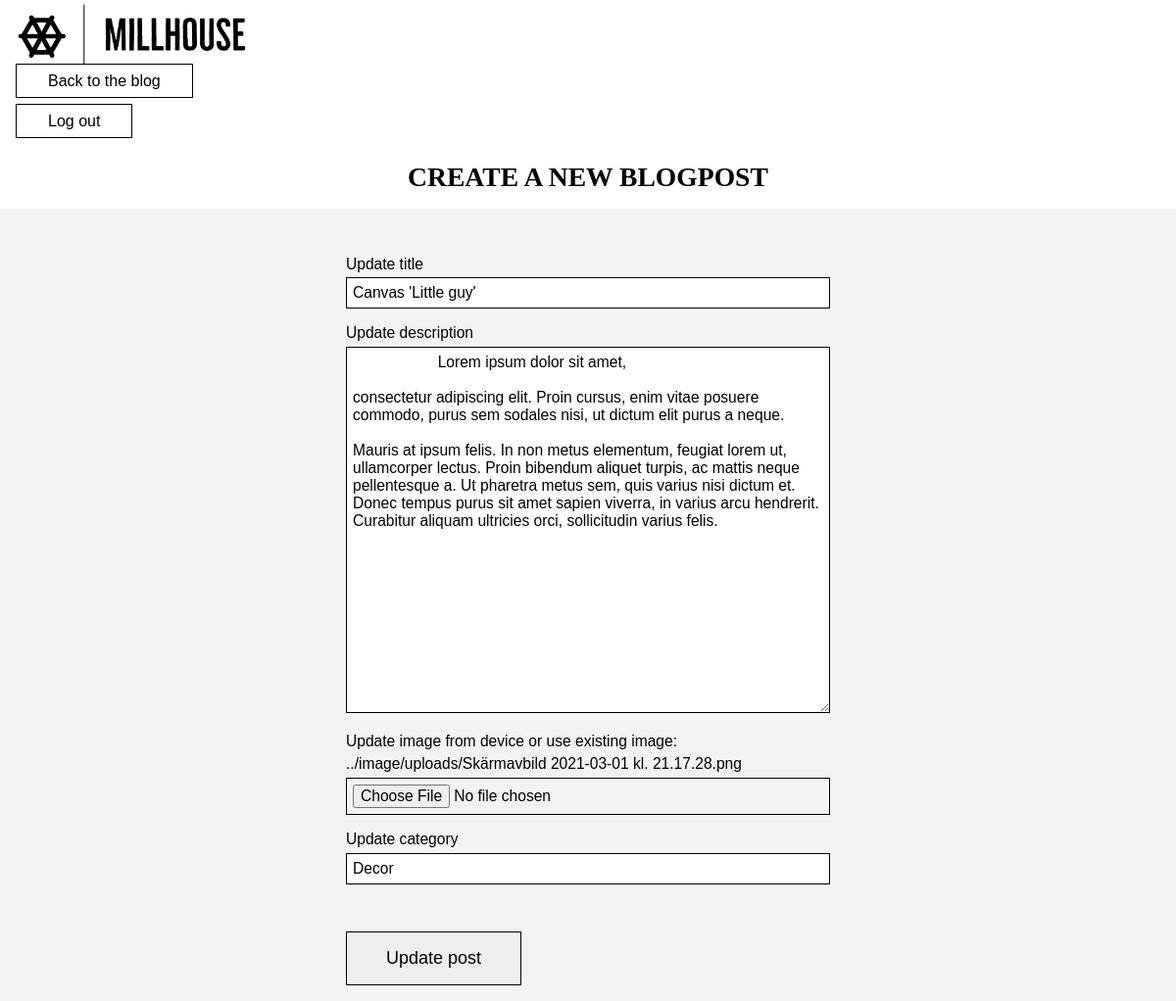
The app's page /views/editPost.php?id=14 (signed in) with its own data.
### tables this page shows
CREATE TABLE `posts` (
  `postID` int(11) NOT NULL,
  `title` varchar(35) NOT NULL,
  `description` varchar(2500) NOT NULL,
  `imageUrl` varchar(1000) NOT NULL,
  `category` varchar(25) NOT NULL,
  `date` date NOT NULL
);

### views/editPost.php (the view, shortened to what this page needs)
<!DOCTYPE html>
<html lang="en">
<head>
    <link rel = "stylesheet" type = "text/css" href = "../css/style.css" />
</head>
<body>
<?php
include '../includes/database_connection.php';
?>
<?php
$postID = $_GET['id'];
$sql3 = "SELECT * FROM posts WHERE postID=:postID";
$query3 = $pdo->prepare($sql3);
$query3->execute(array(':postID' => $postID));
while($row = $query3->fetch(PDO::FETCH_ASSOC))
{
    $title = $row['title'];
    $description = $row['description'];
    $imageUrl = $row['imageUrl'];
    $category = $row['category'];
}
?>
<div id ="header-logo"><img class = "header-logo-img-editcreate" src = "../image/logos/Millhouse-logos_black.png" alt="Logo Millhouse">
<a href="loggedin.php">Back to the blog</a>
<div class = "loggaut-knapp-create">
    <a href="logout.php">Log out</a>
</div>
</div>
<main>
<h4 class = "edit-post-title">Create a new blogpost</h4>
    <form name="form1" method="post" action="editPost.php" enctype="multipart/form-data">
    <div class ="editPost-container">
        <div class ="editPost-form">
                <div class = "title-input">
                    <p>Update title</p>
                    <input type="text" name="title" value="<?php echo $title;?>">
                </div>
                <div class = "description-input">
                    <p>Update description</p>
                    <textarea
                    cols="50" rows="20"
                    name="description"
                    value="<?php echo $description;?>">
                    <?php echo $description;?>
                    </textarea>
                </div>
                <div class = "image-upload">
                    <p>Update image from device or use existing image:</p>
                    <p><?php echo $imageUrl;?></p>
                    <input type="file" name="imageToUpload">
                </div>
                <div class = "category-input">
                    <p>Update category</p>
                    <input type="text" name="category" value="<?php echo $category;?>">
                </div>
                <div class ="submit-button">
                    <input type="submit" name="update" value="Update post">
                </div>
        </div>
    </div>
    </form>
</main>
</body>
</html>

### css/style.css (style rules this page uses)
* { margin: 0%; padding: 0%; }
body { font-family: "Trebuchet MS", "Lucida Sans Unicode", "Lucida Grande", "Lucida Sans", Arial, sans-serif; }
a:link, a:visited { text-decoration: none; color: black; border: black solid 1px; width: auto; height: auto; padding: 0.5rem 2rem; }
h4 { font-size: 1.5rem; text-transform: uppercase; text-align: center; font-family: Cambria, Cochin, Georgia, Times, "Times New Roman", serif; padding: 1rem 0rem; }
@media only screen and (min-width: 1200px) { h4 { font-size: 2vw; } }
p { padding-bottom: 0.3rem; }
@media only screen and (min-width: 1200px) { p { font-size: 1.3vw; } }
::placeholder { font-family: "Trebuchet MS", "Lucida Sans Unicode", "Lucida Grande", "Lucida Sans", Arial, sans-serif; }
@media only screen and (min-width: 1200px) { ::placeholder { font-size: 1.1vw; } }
#header-logo { min-width: 11.5rem; max-width: 11.5rem; padding-left: 1rem; border: none; }
div#header-logo img { width: 15rem; }
.loggaut-knapp-create { margin-top: 1.4rem; }
.create-post-title, .edit-post-title { font-size: 2rem; width: 100%; margin-top: 1rem; }
.postform-container, .editPost-container { background-color: rgb(243, 243, 243); display: flex; align-items: center; flex-flow: column wrap; width: 100%; }
.post-form, .editPost-form { margin-top: 2rem; width: auto; }
@media only screen and (min-width: 1200px) { .create-post-title, .edit-post-title { font-size: 2.3vw; } }
.title-input, .description-input, .imageUrl, .image-upload, .category-input, .date-input, .submit-button { font-size: 1rem; margin: 1rem; }
input, textarea { border: 1px solid black; padding: 0.5vw; width: 30rem; }
@media only screen and (min-width: 1200px) { input, textarea { width: 40vw; font-family: Arial, Helvetica, sans-serif; font-size: 1.3vw; } }
.submit-button input { border: 1px black solid; padding: 1rem 2.5rem; text-decoration: none; margin-top: 2rem; font-size: 0.9rem; width: auto; }
@media only screen and (min-width: 1200px) { .submit-button input { font-size: 1.5vw; width: auto; } }

### records on screen
posts: title "Canvas 'Little guy'", description "Lorem ipsum dolor sit amet, consectetur adipiscing elit. Proin cursus, enim vitae posuere commodo, purus sem sodales nisi, ut dictum elit purus a neque. Mauris at ipsum felis. In non metus elementum, feugiat lorem ut, ullamcorper lectus. Proin bibendum aliquet turpis, ac mattis neque pellentesque a. Ut pharetra metus sem, quis varius nisi dictum et. Donec tempus purus sit amet sapien viverra, in varius arcu hendrerit. Curabitur aliquam ultricies orci, sollicitudin varius felis.", imageUrl "../image/uploads/Skärmavbild 2021-03-01 kl. 21.17.28.png", category "Decor"
